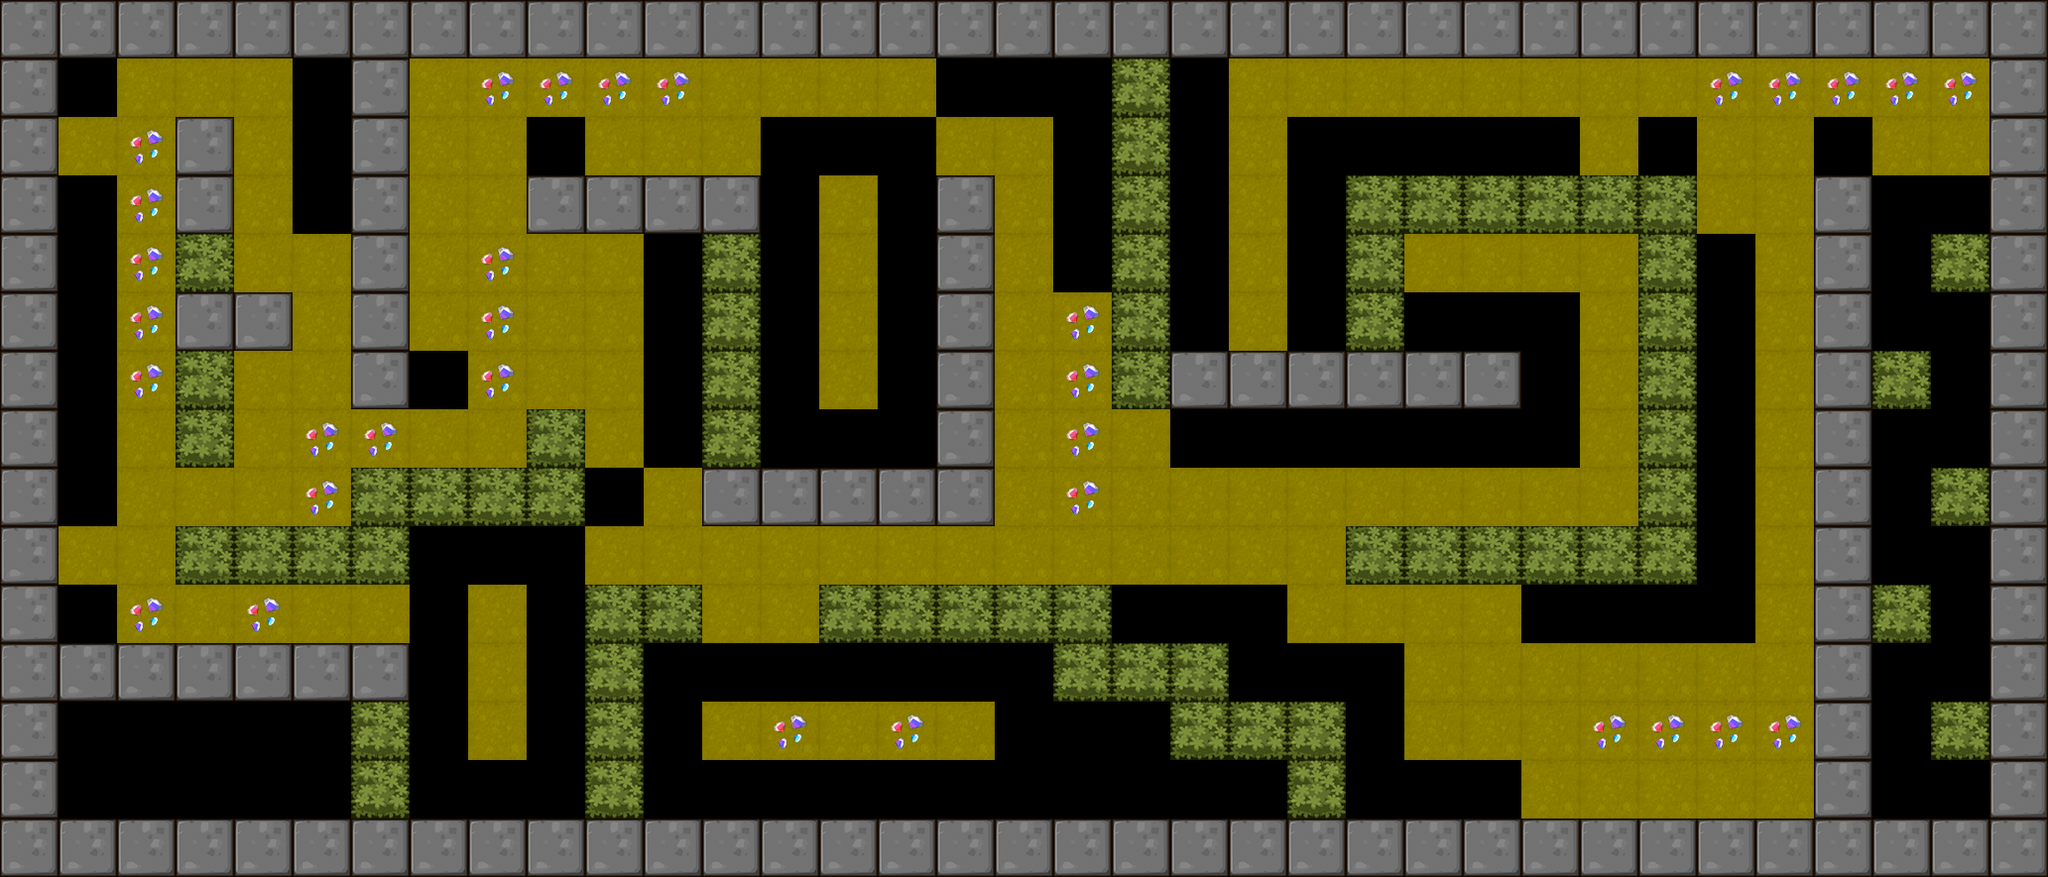

The image is a tile-based game level rendered from a .tmx file. Its description and source (layers, tilesets, objects; grid data summarised) follow:
An orthogonal 35x15 tile map with 59x59 px tiles, 1 tile layer (BackGround) and 16 objects (8x Shipper, 6x Tracker, Player, Hammer).

<map version="1.0" orientation="orthogonal" renderorder="right-down" width="35" height="15" tilewidth="59" tileheight="59">
 <tileset firstgid="1" name="itemmap" tilewidth="59" tileheight="59">
  <image source="tileset2.png" trans="ff00ff" width="354" height="354" />
 </tileset>
 <layer name="BackGround" width="35" height="15">
  <data>[525 cells, 407 non-empty, 9 distinct tile ids]</data>
 </layer>
 <objectgroup name="RobotCharacter">
  <object name="Player" x="64.6619" y="64.1421" width="40" height="40" />
 </objectgroup>
 <objectgroup name="EnemyCharacter">
  <object name="Hammer" type="Hammer" x="125.69" y="715.407" width="40" height="40" />
  <object name="Tracker" type="Tracker" x="892.227" y="420.732" width="40" height="40" />
  <object name="Shipper" type="Shipper" x="655.506" y="299.114" width="40" height="40" />
  <object name="Tracker" type="Tracker" x="893.995" y="127.965" width="40" height="40" />
  <object name="Shipper" type="Shipper" x="773.773" y="656.634" width="40" height="40" />
  <object name="Shipper" type="Shipper" x="893.995" y="776.856" width="40" height="40" />
  <object name="Shipper" type="Shipper" x="1307.07" y="123.342" width="40" height="40" />
  <object name="Shipper" type="Shipper" x="1656.94" y="593.44" width="40" height="40" />
  <object name="Shipper" type="Shipper" x="1308.61" y="420.814" width="40" height="40" />
  <object name="Tracker" type="Tracker" x="1370.26" y="652.01" width="40" height="40" />
  <object name="Tracker" type="Tracker" x="1182.22" y="63.2306" width="40" height="40" />
  <object name="Tracker" type="Tracker" x="1894.14" y="302.133" width="40" height="40" />
  <object name="Tracker" type="Tracker" x="1955.96" y="539.494" width="40" height="40" />
  <object name="Shipper" type="Shipper" x="420.814" y="541.036" width="40" height="40" />
  <object name="Shipper" type="Shipper" x="542.577" y="775.314" width="40" height="40" />
 </objectgroup>
</map>
